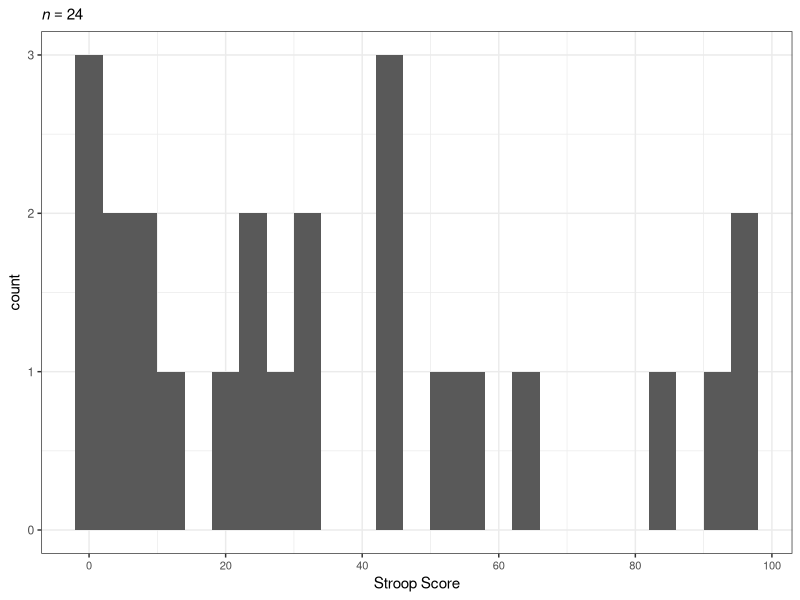

Write the R code that produced this figure.
## ---- chunk 1
## READ ME FIRST!! 
## You will need to adjust paths for different files. Do a 'find' search for the comment with CHANGE THIS to find areas to change. 

library(tidyverse) 
library(grid) 
library(gridExtra) 
library(scales) 
library(knitr) 
library(kableExtra) 
#install.packages("devtools") 
#devtools::install_github("kassambara/ggpubr") 
library(ggpubr) 

# CHANGE THIS 
# This script is so, so, so simple, do I really need to document anything on here at all? 
# Whatever, just change the path. 
df <- read_csv("@Datasets/color_test_score.csv", col_types = cols()) 

# Duh. 
stroop_df <- df %>% 
  filter(!is.na(Score))

# Change this if you want to see a different bin width. 
# A.K.A.: duh. 
bin_width <- 4 

# How nice of us to let the reader in on our dirty little secret here. 
cat(paste0("Bin width: ", bin_width)) 

# Duh. 
n <- nrow(stroop_df) 

# Very duh! 
print(stroop_df %>% 
  ggplot(aes(x = Score)) + 
    geom_histogram(binwidth = bin_width) + 
    theme_bw() + 
    theme(axis.text.x = element_text(size=8)) + 
    labs(subtitle = bquote(list(italic('n')==.(n))), 
         x = "Stroop Score", 
         y = "count") + 
    scale_x_continuous(breaks = pretty_breaks(n = 6)) 
) 

## ---- chunk 2
# Extremely duh here. 
kable(stroop_df[ , !(names(stroop_df) %in% c("Notes"))] %>% arrange(Score)) %>% 
  kable_styling(latex_options = c("hold_position", "striped", "repeat_header")) 
